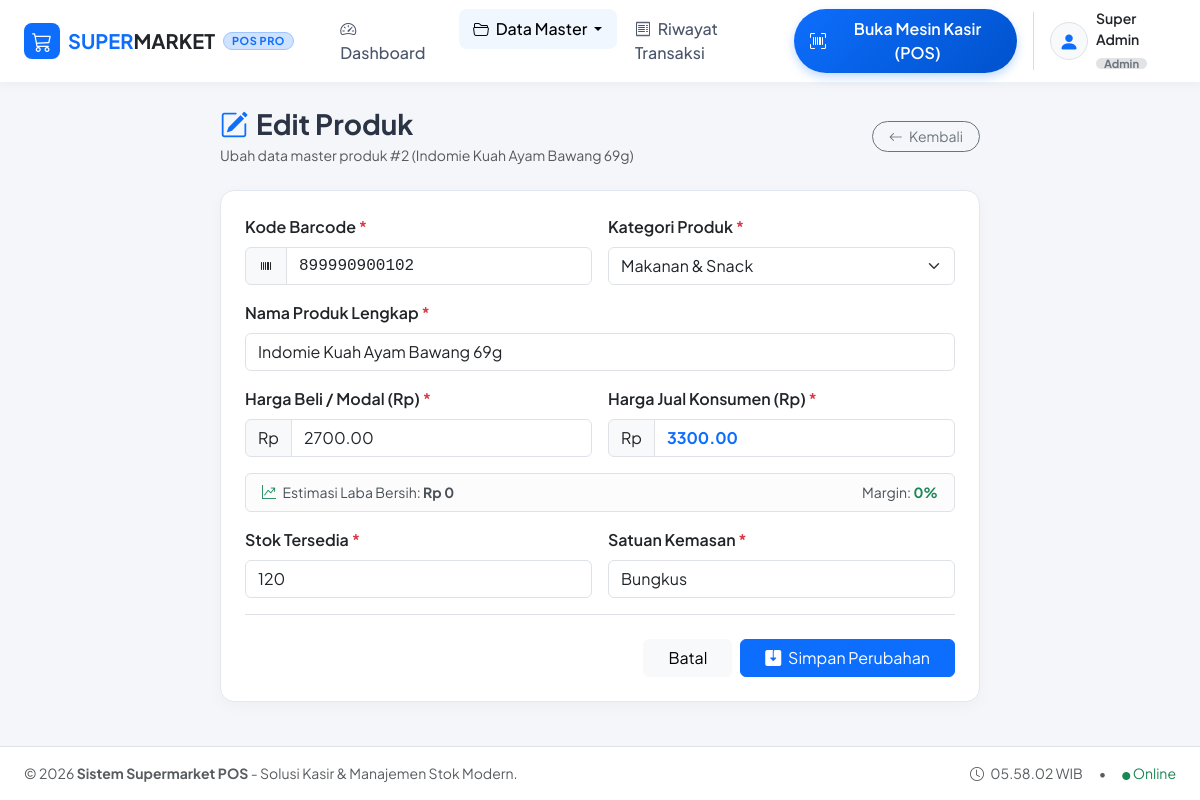
/produk/edit.php?id=2, run on the app's committed database.
### tables this page shows
CREATE TABLE `pengguna` (
  `id` int NOT NULL,
  `nama_pengguna` varchar(100) NOT NULL,
  `jabatan` enum('Admin','Kasir','Manager') NOT NULL DEFAULT 'Kasir',
  `username` varchar(50) NOT NULL,
  `password` varchar(255) NOT NULL
);

CREATE TABLE `produk` (
  `id` int NOT NULL,
  `barcode` varchar(50) NOT NULL,
  `nama_produk` varchar(150) NOT NULL,
  `id_kategori` int NOT NULL,
  `harga_beli` decimal(12,2) NOT NULL DEFAULT '0.00',
  `harga_jual` decimal(12,2) NOT NULL DEFAULT '0.00',
  `stok` int NOT NULL DEFAULT '0',
  `satuan` varchar(30) NOT NULL DEFAULT 'Pcs'
);

CREATE TABLE `kategori` (
  `id` int NOT NULL,
  `nama_kategori` varchar(100) NOT NULL
);

### includes/functions.php (called while the page is built, shortened)
<?php
function current_user() {
    $pdo = getDbConnection();
    $stmt = $pdo->query("SELECT * FROM pengguna ORDER BY id ASC LIMIT 1");
    $user = $stmt->fetch();
    if ($user) {
        return $user;
    }
    return [
        'id' => 1,
        'nama_pengguna' => 'Admin Kasir',
        'jabatan' => 'Kasir',
        'username' => 'kasir'
    ];
}

### produk/edit.php (the view, shortened to what this page needs)
<?php
require_once __DIR__ . '/../includes/header.php';
$pdo = getDbConnection();
$id = (int)($_GET['id'] ?? 0);
$stmt = $pdo->prepare("SELECT * FROM produk WHERE id = ?");
$stmt->execute([$id]);
$produk = $stmt->fetch();
$kategoris = $pdo->query("SELECT * FROM kategori ORDER BY nama_kategori ASC")->fetchAll();
?>
<div class="row justify-content-center">
    <div class="col-lg-8">
        <div class="d-flex align-items-center justify-content-between mb-4">
            <div>
                <h3 class="fw-bold mb-1"><i class="bi bi-pencil-square text-primary me-2"></i>Edit Produk</h3>
                <p class="text-muted small mb-0">Ubah data master produk #<?= $produk['id'] ?> (<?= htmlspecialchars($produk['nama_produk']) ?>)</p>
            </div>
            <a href="index.php" class="btn btn-outline-secondary btn-sm rounded-pill px-3">
                <i class="bi bi-arrow-left me-1"></i> Kembali
            </a>
        </div>
        <div class="card card-custom">
            <div class="card-body p-4">
                <form method="POST" action="">
                    <div class="row g-3">
                        <div class="col-md-6">
                            <label for="barcode" class="form-label fw-semibold">Kode Barcode <span class="text-danger">*</span></label>
                            <div class="input-group">
                                <span class="input-group-text bg-light"><i class="bi bi-upc"></i></span>
                                <input type="text" class="form-control font-monospace" id="barcode" name="barcode"
                                       value="<?= htmlspecialchars($_POST['barcode'] ?? $produk['barcode']) ?>" required autofocus>
                            </div>
                        </div>
                        <div class="col-md-6">
                            <label for="id_kategori" class="form-label fw-semibold">Kategori Produk <span class="text-danger">*</span></label>
                            <select class="form-select" id="id_kategori" name="id_kategori" required>
                                <?php foreach ($kategoris as $k): ?>
                                    <option value="<?= $k['id'] ?>" <?= ((isset($_POST['id_kategori']) ? $_POST['id_kategori'] : $produk['id_kategori']) == $k['id']) ? 'selected' : '' ?>>
                                        <?= htmlspecialchars($k['nama_kategori']) ?>
                                    </option>
                                <?php endforeach; ?>
                            </select>
                        </div>
                        <div class="col-12">
                            <label for="nama_produk" class="form-label fw-semibold">Nama Produk Lengkap <span class="text-danger">*</span></label>
                            <input type="text" class="form-control" id="nama_produk" name="nama_produk"
                                   value="<?= htmlspecialchars($_POST['nama_produk'] ?? $produk['nama_produk']) ?>" required>
                        </div>
                        <div class="col-md-6">
                            <label for="harga_beli" class="form-label fw-semibold">Harga Beli / Modal (Rp) <span class="text-danger">*</span></label>
                            <div class="input-group">
                                <span class="input-group-text">Rp</span>
                                <input type="number" step="100" class="form-control" id="harga_beli" name="harga_beli"
                                       value="<?= htmlspecialchars($_POST['harga_beli'] ?? $produk['harga_beli']) ?>" required oninput="calcMargin()">
                            </div>
                        </div>
                        <div class="col-md-6">
                            <label for="harga_jual" class="form-label fw-semibold">Harga Jual Konsumen (Rp) <span class="text-danger">*</span></label>
                            <div class="input-group">
                                <span class="input-group-text">Rp</span>
                                <input type="number" step="100" class="form-control fw-bold text-primary" id="harga_jual" name="harga_jual"
                                       value="<?= htmlspecialchars($_POST['harga_jual'] ?? $produk['harga_jual']) ?>" required oninput="calcMargin()">
                            </div>
                        </div>
                        <div class="col-12">
                            <div class="alert alert-light border py-2 px-3 small d-flex justify-content-between align-items-center mb-0" id="marginBox">
                                <span><i class="bi bi-graph-up-arrow me-1 text-success"></i> Estimasi Laba Bersih: <strong id="lblProfit">Rp 0</strong></span>
                                <span>Margin: <strong id="lblMargin" class="text-success">0%</strong></span>
                            </div>
                        </div>
                        <div class="col-md-6">
                            <label for="stok" class="form-label fw-semibold">Stok Tersedia <span class="text-danger">*</span></label>
                            <input type="number" class="form-control" id="stok" name="stok"
                                   value="<?= htmlspecialchars($_POST['stok'] ?? $produk['stok']) ?>" required min="0">
                        </div>
                        <div class="col-md-6">
                            <label for="satuan" class="form-label fw-semibold">Satuan Kemasan <span class="text-danger">*</span></label>
                            <input type="text" list="satuanList" class="form-control" id="satuan" name="satuan"
                                   value="<?= htmlspecialchars($_POST['satuan'] ?? $produk['satuan']) ?>" required>
                        </div>
                    </div>
                    <div class="d-flex justify-content-end gap-2 pt-4 mt-3 border-top">
                        <a href="index.php" class="btn btn-light px-4">Batal</a>
                        <button type="submit" class="btn btn-primary px-4">
                            <i class="bi bi-save2-fill me-1"></i> Simpan Perubahan
                        </button>
                    </div>
                </form>
            </div>
        </div>
    </div>
</div>
<?php require_once __DIR__ . '/../includes/footer.php'; ?>

### includes/header.php (shortened to what this page needs)
<?php
require_once __DIR__ . '/functions.php';
$activeUser = current_user();
$scriptName = $_SERVER['SCRIPT_NAME'] ?? '';
$depth = substr_count(trim($scriptName, '/'), '/');
$baseUrl = ($depth > 1) ? '../' : '';
?>
<!DOCTYPE html>
<html lang="id">
<head>
    <link href="https://cdn.jsdelivr.net/npm/bootstrap@5.3.3/dist/css/bootstrap.min.css" rel="stylesheet">
    <link rel="stylesheet" href="https://cdn.jsdelivr.net/npm/bootstrap-icons@1.11.3/font/bootstrap-icons.min.css">
    <link rel="stylesheet" href="https://cdn.jsdelivr.net/npm/sweetalert2@11/dist/sweetalert2.min.css">
</head>
<body>
<nav class="navbar navbar-expand-lg main-navbar sticky-top">
    <div class="container-fluid px-lg-4">
        <a class="navbar-brand d-flex align-items-center gap-2 fw-bold text-primary" href="<?= $baseUrl ?>index.php">
            <span class="d-inline-flex align-items-center justify-content-center bg-primary text-white rounded-3 p-2" style="width: 36px; height: 36px;">
                <i class="bi bi-cart3 fs-5"></i>
            </span>
            <span class="fs-5 tracking-tight">SUPER<span class="text-dark">MARKET</span></span>
            <span class="badge bg-primary-subtle text-primary border border-primary-subtle navbar-brand-badge rounded-pill">POS PRO</span>
        </a>
        <div class="collapse navbar-collapse" id="navbarContent">
            <ul class="navbar-nav me-auto mb-2 mb-lg-0 ms-lg-3 gap-1">
                <li class="nav-item">
                    <a class="nav-link <?= (basename($_SERVER['PHP_SELF']) == 'index.php' && $depth <= 1) ? 'active' : '' ?>" href="<?= $baseUrl ?>index.php">
                        <i class="bi bi-speedometer2 me-1"></i> Dashboard
                    </a>
                </li>
                <li class="nav-item dropdown">
                    <a class="nav-link dropdown-toggle <?= (strpos($_SERVER['PHP_SELF'], 'produk') !== false || strpos($_SERVER['PHP_SELF'], 'kategori') !== false) ? 'active' : '' ?>" href="#" role="button" data-bs-toggle="dropdown" aria-expanded="false">
                        <i class="bi bi-folder2-open me-1"></i> Data Master
                    </a>
                </li>
                <li class="nav-item">
                    <a class="nav-link <?= (basename($_SERVER['PHP_SELF']) == 'riwayat.php') ? 'active' : '' ?>" href="<?= $baseUrl ?>riwayat.php">
                        <i class="bi bi-receipt me-1"></i> Riwayat Transaksi
                    </a>
                </li>
            </ul>
            <div class="d-flex align-items-center gap-3">
                <a href="<?= $baseUrl ?>kasir.php" class="btn btn-pos-launch rounded-pill px-3 py-2 d-flex align-items-center gap-2">
                    <i class="bi bi-upc-scan fs-6"></i>
                    <span>Buka Mesin Kasir (POS)</span>
                </a>
                <div class="d-flex align-items-center gap-2">
                    <div class="bg-light rounded-circle p-2 text-primary border d-flex align-items-center justify-content-center" style="width: 38px; height: 38px;">
                        <i class="bi bi-person-fill fs-5"></i>
                    </div>
                    <div class="d-none d-sm-block text-start leading-tight">
                        <div class="fw-semibold small text-dark"><?= htmlspecialchars($activeUser['nama_pengguna'] ?? 'Kasir') ?></div>
                        <span class="badge bg-secondary-subtle text-secondary py-0 px-2 rounded-pill" style="font-size: 0.7rem;">
                            <?= htmlspecialchars($activeUser['jabatan'] ?? 'Kasir') ?>
                        </span>
                    </div>
                </div>
            </div>
        </div>
    </div>
</nav>
<main class="flex-grow-1 py-4">
    <div class="container-fluid px-lg-4">

### includes/header.php (style rules this page uses)
:root { --pos-primary: #0d6efd; --pos-primary-dark: #0a58ca; --pos-success: #198754; --pos-bg: #f4f6f9; --pos-card-border: #e2e8f0; }
body { font-family: 'Plus Jakarta Sans', -apple-system, BlinkMacSystemFont, "Segoe UI", Roboto, sans-serif; background-color: var(--pos-bg); color: #2b3445; min-height: 100vh; display: flex; flex-direction: column; }
.navbar-brand-badge { font-size: 0.68rem; padding: 3px 8px; letter-spacing: 0.5px; font-weight: 700; }
.main-navbar { background: #ffffff; box-shadow: 0 2px 10px rgba(0,0,0,0.04); border-bottom: 1px solid #edf2f7; }
.nav-link { font-weight: 500; color: #4b566b; padding: 0.5rem 0.9rem !important; border-radius: 8px; transition: all 0.2s ease; }
.nav-link:hover, .nav-link.active { color: var(--pos-primary); background-color: #f0f7ff; }
.btn-pos-launch { background: linear-gradient(135deg, #0d6efd 0%, #0052cc 100%); border: none; color: white !important; font-weight: 600; box-shadow: 0 4px 10px rgba(13, 110, 253, 0.25); transition: transform 0.15s ease, box-shadow 0.15s ease; }
.card-custom { border: 1px solid var(--pos-card-border); border-radius: 14px; box-shadow: 0 4px 16px rgba(0, 0, 0, 0.03); background: #ffffff; transition: all 0.2s ease; }

### data on the page
pengguna: nama_pengguna "Super Admin", jabatan "Admin"
produk: id "2", nama_produk "Indomie Kuah Ayam Bawang 69g", barcode "899990900102", id_kategori "Makanan & Snack", harga_beli "2700.00", harga_jual "3300.00", stok "120", satuan "Bungkus"
